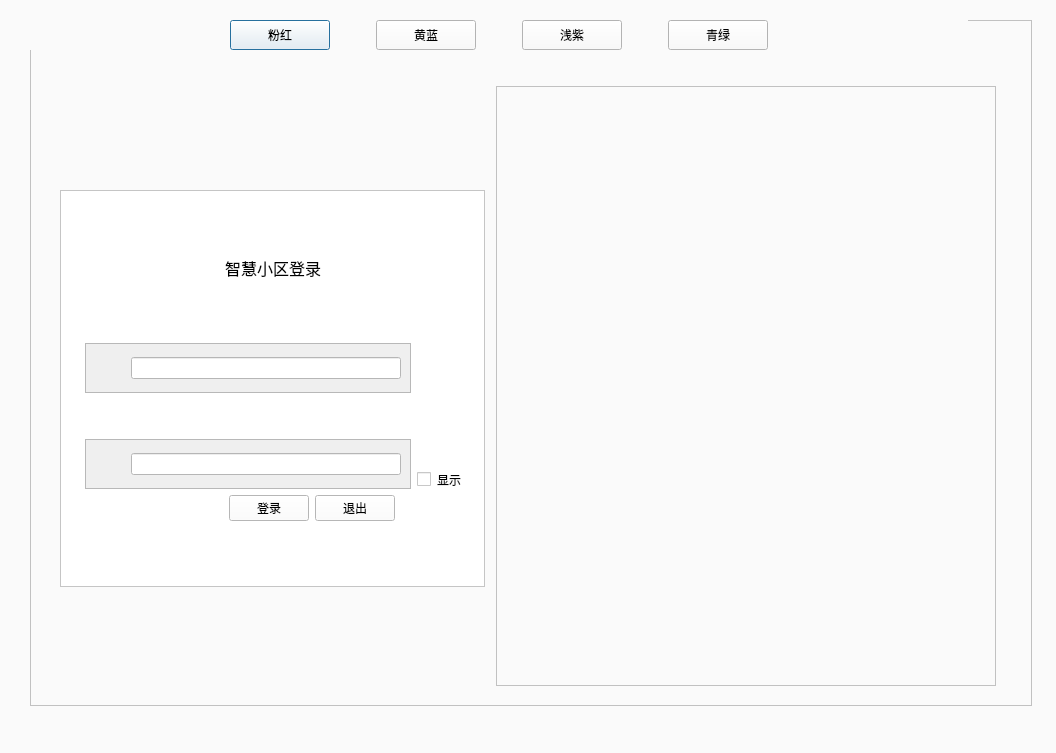
<?xml version="1.0" encoding="UTF-8"?>
<ui version="4.0">
 <class>Login</class>
 <widget class="QDialog" name="Login">
  <property name="geometry">
   <rect>
    <x>0</x>
    <y>0</y>
    <width>1056</width>
    <height>753</height>
   </rect>
  </property>
  <property name="windowTitle">
   <string>智慧小区系统</string>
  </property>
  <property name="windowIcon">
   <iconset resource="photos.qrc">
    <normaloff>:/build-de-Desktop_Qt_5_12_2_MinGW_64_bit-Debug/06.jpg</normaloff>:/build-de-Desktop_Qt_5_12_2_MinGW_64_bit-Debug/06.jpg</iconset>
  </property>
  <property name="styleSheet">
   <string notr="true">background-color: rgb(250, 250, 250);
border-color: rgb(224, 224, 224);</string>
  </property>
  <widget class="QFrame" name="frame_background">
   <property name="geometry">
    <rect>
     <x>30</x>
     <y>20</y>
     <width>1002</width>
     <height>686</height>
    </rect>
   </property>
   <property name="sizePolicy">
    <sizepolicy hsizetype="Fixed" vsizetype="Fixed">
     <horstretch>0</horstretch>
     <verstretch>0</verstretch>
    </sizepolicy>
   </property>
   <property name="maximumSize">
    <size>
     <width>16777215</width>
     <height>16777215</height>
    </size>
   </property>
   <property name="frameShape">
    <enum>QFrame::StyledPanel</enum>
   </property>
   <property name="frameShadow">
    <enum>QFrame::Raised</enum>
   </property>
   <widget class="QWidget" name="">
    <layout class="QHBoxLayout" name="horizontalLayout_13">
     <item>
      <spacer name="horizontalSpacer_17">
       <property name="orientation">
        <enum>Qt::Horizontal</enum>
       </property>
       <property name="sizeType">
        <enum>QSizePolicy::Fixed</enum>
       </property>
       <property name="sizeHint" stdset="0">
        <size>
         <width>200</width>
         <height>20</height>
        </size>
       </property>
      </spacer>
     </item>
     <item>
      <widget class="QPushButton" name="pushButton_fh_3">
       <property name="sizePolicy">
        <sizepolicy hsizetype="Fixed" vsizetype="Fixed">
         <horstretch>0</horstretch>
         <verstretch>0</verstretch>
        </sizepolicy>
       </property>
       <property name="minimumSize">
        <size>
         <width>100</width>
         <height>30</height>
        </size>
       </property>
       <property name="maximumSize">
        <size>
         <width>100</width>
         <height>30</height>
        </size>
       </property>
       <property name="text">
        <string>粉红</string>
       </property>
      </widget>
     </item>
     <item>
      <spacer name="horizontalSpacer_18">
       <property name="sizePolicy">
        <sizepolicy hsizetype="Fixed" vsizetype="Minimum">
         <horstretch>0</horstretch>
         <verstretch>0</verstretch>
        </sizepolicy>
       </property>
       <property name="orientation">
        <enum>Qt::Horizontal</enum>
       </property>
       <property name="sizeType">
        <enum>QSizePolicy::Fixed</enum>
       </property>
       <property name="sizeHint" stdset="0">
        <size>
         <width>40</width>
         <height>20</height>
        </size>
       </property>
      </spacer>
     </item>
     <item>
      <widget class="QPushButton" name="pushButton_hl_3">
       <property name="sizePolicy">
        <sizepolicy hsizetype="Fixed" vsizetype="Fixed">
         <horstretch>0</horstretch>
         <verstretch>0</verstretch>
        </sizepolicy>
       </property>
       <property name="minimumSize">
        <size>
         <width>100</width>
         <height>30</height>
        </size>
       </property>
       <property name="maximumSize">
        <size>
         <width>100</width>
         <height>30</height>
        </size>
       </property>
       <property name="text">
        <string>黄蓝</string>
       </property>
      </widget>
     </item>
     <item>
      <spacer name="horizontalSpacer_19">
       <property name="sizePolicy">
        <sizepolicy hsizetype="Fixed" vsizetype="Minimum">
         <horstretch>0</horstretch>
         <verstretch>0</verstretch>
        </sizepolicy>
       </property>
       <property name="orientation">
        <enum>Qt::Horizontal</enum>
       </property>
       <property name="sizeType">
        <enum>QSizePolicy::Fixed</enum>
       </property>
       <property name="sizeHint" stdset="0">
        <size>
         <width>40</width>
         <height>20</height>
        </size>
       </property>
      </spacer>
     </item>
     <item>
      <widget class="QPushButton" name="pushButton_qz_3">
       <property name="sizePolicy">
        <sizepolicy hsizetype="Fixed" vsizetype="Fixed">
         <horstretch>0</horstretch>
         <verstretch>0</verstretch>
        </sizepolicy>
       </property>
       <property name="minimumSize">
        <size>
         <width>100</width>
         <height>30</height>
        </size>
       </property>
       <property name="maximumSize">
        <size>
         <width>100</width>
         <height>30</height>
        </size>
       </property>
       <property name="text">
        <string>浅紫</string>
       </property>
      </widget>
     </item>
     <item>
      <spacer name="horizontalSpacer_20">
       <property name="sizePolicy">
        <sizepolicy hsizetype="Fixed" vsizetype="Minimum">
         <horstretch>0</horstretch>
         <verstretch>0</verstretch>
        </sizepolicy>
       </property>
       <property name="orientation">
        <enum>Qt::Horizontal</enum>
       </property>
       <property name="sizeType">
        <enum>QSizePolicy::Fixed</enum>
       </property>
       <property name="sizeHint" stdset="0">
        <size>
         <width>40</width>
         <height>20</height>
        </size>
       </property>
      </spacer>
     </item>
     <item>
      <widget class="QPushButton" name="pushButton_ql_3">
       <property name="sizePolicy">
        <sizepolicy hsizetype="Fixed" vsizetype="Fixed">
         <horstretch>0</horstretch>
         <verstretch>0</verstretch>
        </sizepolicy>
       </property>
       <property name="minimumSize">
        <size>
         <width>100</width>
         <height>30</height>
        </size>
       </property>
       <property name="maximumSize">
        <size>
         <width>100</width>
         <height>30</height>
        </size>
       </property>
       <property name="text">
        <string>青绿</string>
       </property>
      </widget>
     </item>
     <item>
      <spacer name="horizontalSpacer_21">
       <property name="orientation">
        <enum>Qt::Horizontal</enum>
       </property>
       <property name="sizeType">
        <enum>QSizePolicy::Fixed</enum>
       </property>
       <property name="sizeHint" stdset="0">
        <size>
         <width>200</width>
         <height>20</height>
        </size>
       </property>
      </spacer>
     </item>
    </layout>
   </widget>
   <widget class="QFrame" name="frame_login">
    <property name="geometry">
     <rect>
      <x>30</x>
      <y>170</y>
      <width>425</width>
      <height>397</height>
     </rect>
    </property>
    <property name="sizePolicy">
     <sizepolicy hsizetype="Preferred" vsizetype="Fixed">
      <horstretch>0</horstretch>
      <verstretch>0</verstretch>
     </sizepolicy>
    </property>
    <property name="minimumSize">
     <size>
      <width>425</width>
      <height>10</height>
     </size>
    </property>
    <property name="maximumSize">
     <size>
      <width>481</width>
      <height>400</height>
     </size>
    </property>
    <property name="styleSheet">
     <string notr="true">background-color: rgb(255, 255, 255);</string>
    </property>
    <property name="frameShape">
     <enum>QFrame::StyledPanel</enum>
    </property>
    <property name="frameShadow">
     <enum>QFrame::Raised</enum>
    </property>
    <layout class="QVBoxLayout" name="verticalLayout_3">
     <item>
      <spacer name="verticalSpacer">
       <property name="orientation">
        <enum>Qt::Vertical</enum>
       </property>
       <property name="sizeHint" stdset="0">
        <size>
         <width>20</width>
         <height>44</height>
        </size>
       </property>
      </spacer>
     </item>
     <item>
      <layout class="QHBoxLayout" name="horizontalLayout">
       <item>
        <spacer name="horizontalSpacer">
         <property name="orientation">
          <enum>Qt::Horizontal</enum>
         </property>
         <property name="sizeHint" stdset="0">
          <size>
           <width>40</width>
           <height>20</height>
          </size>
         </property>
        </spacer>
       </item>
       <item>
        <widget class="QLabel" name="label">
         <property name="font">
          <font>
           <family>幼圆</family>
           <pointsize>12</pointsize>
          </font>
         </property>
         <property name="styleSheet">
          <string notr="true"/>
         </property>
         <property name="text">
          <string>智慧小区登录</string>
         </property>
        </widget>
       </item>
       <item>
        <spacer name="horizontalSpacer_2">
         <property name="orientation">
          <enum>Qt::Horizontal</enum>
         </property>
         <property name="sizeHint" stdset="0">
          <size>
           <width>40</width>
           <height>20</height>
          </size>
         </property>
        </spacer>
       </item>
      </layout>
     </item>
     <item>
      <spacer name="verticalSpacer_2">
       <property name="orientation">
        <enum>Qt::Vertical</enum>
       </property>
       <property name="sizeHint" stdset="0">
        <size>
         <width>20</width>
         <height>45</height>
        </size>
       </property>
      </spacer>
     </item>
     <item>
      <layout class="QHBoxLayout" name="horizontalLayout_4">
       <item>
        <spacer name="horizontalSpacer_3">
         <property name="orientation">
          <enum>Qt::Horizontal</enum>
         </property>
         <property name="sizeType">
          <enum>QSizePolicy::Fixed</enum>
         </property>
         <property name="sizeHint" stdset="0">
          <size>
           <width>15</width>
           <height>20</height>
          </size>
         </property>
        </spacer>
       </item>
       <item>
        <layout class="QVBoxLayout" name="verticalLayout">
         <item>
          <widget class="QFrame" name="frame_user_name">
           <property name="styleSheet">
            <string notr="true">background-color: rgb(239, 239, 239);</string>
           </property>
           <property name="frameShape">
            <enum>QFrame::StyledPanel</enum>
           </property>
           <property name="frameShadow">
            <enum>QFrame::Raised</enum>
           </property>
           <layout class="QGridLayout" name="gridLayout">
            <item row="0" column="0">
             <layout class="QHBoxLayout" name="horizontalLayout_2">
              <item>
               <widget class="QLabel" name="label_user_name">
                <property name="sizePolicy">
                 <sizepolicy hsizetype="Fixed" vsizetype="Fixed">
                  <horstretch>0</horstretch>
                  <verstretch>0</verstretch>
                 </sizepolicy>
                </property>
                <property name="minimumSize">
                 <size>
                  <width>30</width>
                  <height>30</height>
                 </size>
                </property>
                <property name="maximumSize">
                 <size>
                  <width>30</width>
                  <height>30</height>
                 </size>
                </property>
                <property name="styleSheet">
                 <string notr="true">border-image: url(:/build-de-Desktop_Qt_5_12_2_MinGW_64_bit-Debug/111.jpg);</string>
                </property>
                <property name="text">
                 <string/>
                </property>
               </widget>
              </item>
              <item>
               <widget class="QLineEdit" name="lineEdit_5">
                <property name="styleSheet">
                 <string notr="true">background-color: rgb(255, 255, 255);
</string>
                </property>
               </widget>
              </item>
             </layout>
            </item>
           </layout>
          </widget>
         </item>
         <item>
          <spacer name="verticalSpacer_3">
           <property name="orientation">
            <enum>Qt::Vertical</enum>
           </property>
           <property name="sizeHint" stdset="0">
            <size>
             <width>20</width>
             <height>40</height>
            </size>
           </property>
          </spacer>
         </item>
         <item>
          <widget class="QFrame" name="frame_user_name_2">
           <property name="styleSheet">
            <string notr="true">background-color: rgb(239, 239, 239);</string>
           </property>
           <property name="frameShape">
            <enum>QFrame::StyledPanel</enum>
           </property>
           <property name="frameShadow">
            <enum>QFrame::Raised</enum>
           </property>
           <layout class="QGridLayout" name="gridLayout_2">
            <item row="0" column="0">
             <layout class="QHBoxLayout" name="horizontalLayout_8">
              <item>
               <widget class="QLabel" name="label_user_name_3">
                <property name="sizePolicy">
                 <sizepolicy hsizetype="Fixed" vsizetype="Fixed">
                  <horstretch>0</horstretch>
                  <verstretch>0</verstretch>
                 </sizepolicy>
                </property>
                <property name="minimumSize">
                 <size>
                  <width>30</width>
                  <height>30</height>
                 </size>
                </property>
                <property name="maximumSize">
                 <size>
                  <width>30</width>
                  <height>30</height>
                 </size>
                </property>
                <property name="styleSheet">
                 <string notr="true">border-image: url(:/build-de-Desktop_Qt_5_12_2_MinGW_64_bit-Debug/222.jpg);</string>
                </property>
                <property name="text">
                 <string/>
                </property>
               </widget>
              </item>
              <item>
               <widget class="QLineEdit" name="lineEdit_6">
                <property name="styleSheet">
                 <string notr="true">background-color: rgb(255, 255, 255);</string>
                </property>
               </widget>
              </item>
             </layout>
            </item>
           </layout>
          </widget>
         </item>
        </layout>
       </item>
       <item>
        <layout class="QVBoxLayout" name="verticalLayout_2">
         <item>
          <widget class="QLabel" name="label_2">
           <property name="minimumSize">
            <size>
             <width>45</width>
             <height>0</height>
            </size>
           </property>
           <property name="maximumSize">
            <size>
             <width>45</width>
             <height>16777215</height>
            </size>
           </property>
           <property name="text">
            <string/>
           </property>
          </widget>
         </item>
         <item>
          <spacer name="verticalSpacer_4">
           <property name="orientation">
            <enum>Qt::Vertical</enum>
           </property>
           <property name="sizeHint" stdset="0">
            <size>
             <width>20</width>
             <height>40</height>
            </size>
           </property>
          </spacer>
         </item>
         <item>
          <widget class="QCheckBox" name="checkBox_3">
           <property name="font">
            <font>
             <family>幼圆</family>
            </font>
           </property>
           <property name="text">
            <string>显示</string>
           </property>
          </widget>
         </item>
        </layout>
       </item>
       <item>
        <spacer name="horizontalSpacer_4">
         <property name="orientation">
          <enum>Qt::Horizontal</enum>
         </property>
         <property name="sizeType">
          <enum>QSizePolicy::Fixed</enum>
         </property>
         <property name="sizeHint" stdset="0">
          <size>
           <width>13</width>
           <height>20</height>
          </size>
         </property>
        </spacer>
       </item>
      </layout>
     </item>
     <item>
      <layout class="QHBoxLayout" name="horizontalLayout_9">
       <item>
        <spacer name="horizontalSpacer_7">
         <property name="orientation">
          <enum>Qt::Horizontal</enum>
         </property>
         <property name="sizeHint" stdset="0">
          <size>
           <width>40</width>
           <height>20</height>
          </size>
         </property>
        </spacer>
       </item>
       <item>
        <widget class="QPushButton" name="pushButton_5">
         <property name="styleSheet">
          <string notr="true"/>
         </property>
         <property name="text">
          <string>登录</string>
         </property>
        </widget>
       </item>
       <item>
        <widget class="QPushButton" name="pushButton_6">
         <property name="text">
          <string>退出</string>
         </property>
        </widget>
       </item>
       <item>
        <spacer name="horizontalSpacer_8">
         <property name="orientation">
          <enum>Qt::Horizontal</enum>
         </property>
         <property name="sizeType">
          <enum>QSizePolicy::Fixed</enum>
         </property>
         <property name="sizeHint" stdset="0">
          <size>
           <width>80</width>
           <height>20</height>
          </size>
         </property>
        </spacer>
       </item>
      </layout>
     </item>
     <item>
      <spacer name="verticalSpacer_6">
       <property name="orientation">
        <enum>Qt::Vertical</enum>
       </property>
       <property name="sizeHint" stdset="0">
        <size>
         <width>20</width>
         <height>45</height>
        </size>
       </property>
      </spacer>
     </item>
    </layout>
   </widget>
   <widget class="QFrame" name="frame">
    <property name="geometry">
     <rect>
      <x>466</x>
      <y>66</y>
      <width>500</width>
      <height>600</height>
     </rect>
    </property>
    <property name="sizePolicy">
     <sizepolicy hsizetype="Fixed" vsizetype="Fixed">
      <horstretch>0</horstretch>
      <verstretch>0</verstretch>
     </sizepolicy>
    </property>
    <property name="minimumSize">
     <size>
      <width>500</width>
      <height>600</height>
     </size>
    </property>
    <property name="maximumSize">
     <size>
      <width>500</width>
      <height>600</height>
     </size>
    </property>
    <property name="frameShape">
     <enum>QFrame::StyledPanel</enum>
    </property>
    <property name="frameShadow">
     <enum>QFrame::Raised</enum>
    </property>
    <widget class="QLabel" name="label_photo_3">
     <property name="geometry">
      <rect>
       <x>10</x>
       <y>100</y>
       <width>405</width>
       <height>400</height>
      </rect>
     </property>
     <property name="sizePolicy">
      <sizepolicy hsizetype="Fixed" vsizetype="Fixed">
       <horstretch>0</horstretch>
       <verstretch>0</verstretch>
      </sizepolicy>
     </property>
     <property name="styleSheet">
      <string notr="true"/>
     </property>
     <property name="text">
      <string/>
     </property>
    </widget>
   </widget>
  </widget>
  <widget class="QWidget" name="layoutWidget">
   <property name="geometry">
    <rect>
     <x>-20</x>
     <y>-10</y>
     <width>2</width>
     <height>2</height>
    </rect>
   </property>
   <layout class="QHBoxLayout" name="horizontalLayout_6"/>
  </widget>
  <widget class="QWidget" name="layoutWidget_2">
   <property name="geometry">
    <rect>
     <x>-20</x>
     <y>-10</y>
     <width>2</width>
     <height>2</height>
    </rect>
   </property>
   <layout class="QHBoxLayout" name="horizontalLayout_3"/>
  </widget>
 </widget>
 <resources>
  <include location="photos.qrc"/>
 </resources>
 <connections/>
</ui>
